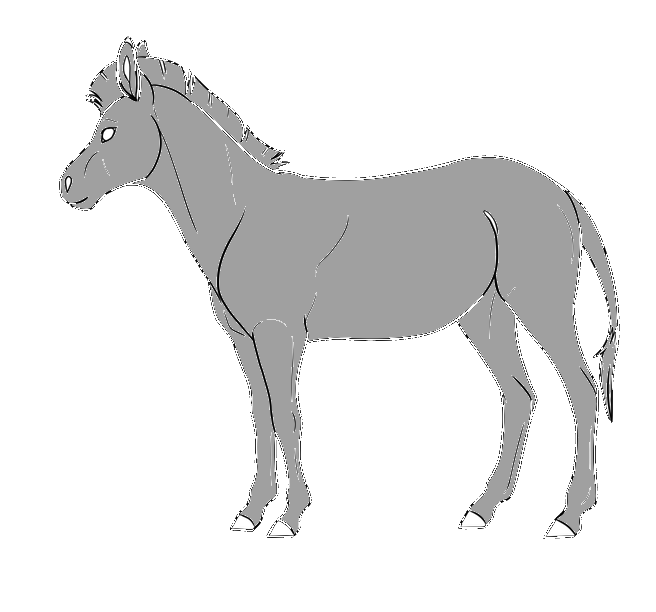
#> input picture images/fondoblanco.png, 656 x 612 px, given in place of mascara2.png, which was not available
$ python caballo.py
#> lines starting #> are read from the running program, lines starting #| are printed output that depends on the picture; pictures that were not available may be replaced by others from this repository, and a replacement may not be noted
import cv2
import glob
import numpy as np
import pandas as pd
import random
import paramiko
from datetime import datetime

freq_x = [1.5, 3, 6, 12, 18]
contrastes =[[0.8,0.6,0.3,0.15,0.075,0.0375,0.009375,0.01875,0.00446875],
[0.6,0.3,0.15,0.075,0.0375,0.01875,0.009375,0.0046875],
[0.6,0.3,0.15,0.075,0.0375,0.01875,0.009375,0.00703125,0.0046875],
[0.8,0.6,0.3,0.15,0.075,0.0375,0.01875,0.009375],
[1,0.8,0.6,0.3,0.15,0.075,0.0375,0.01875]]


colorGris = 159
fondoGris = np.ones((1000,1000), np.uint8)*colorGris
base_imagenes = "images/"
pruebas = ["1.png", "2.png"]
imgs_1_5 = ["1.5/1,5-0,8.png","1.5/1,5-0,6.png","1.5/1,5-0,3.png","1.5/1,5-0,15.png","1.5/1,5-0,075.png","1.5/1,5-0,0375.png","1.5/1,5-0,009375.png","1.5/1.5-0,01875.png","1.5/1,5-0,00446875.png"]
imgs_3 = ["3/3-0.6.png","3/3-0.3.png","3/3-0.15.png","3/3-0.075.png","3/3-0.0375.png","3/3-0.01875.png","3/3-0.009375.png","3/3-0.0046875.png"]
imgs_6 = ["6/6-0.6.png","6/6-0.3.png","6/6-0.15.png","6/6-0.075.png","6/6-0.0375.png","6/6-0.01875.png","6/6-0.009375.png","6/6-0.00703125.png","6/6-0.0046875.png"]
imgs_12 = ["12/12-0.8.png","12/12-0.6.png","12/12-0.3.png","12/12-0.15.png","12/12-0.075.png","12/12-0.0375.png","12/12-0.01875.png","12/12-0.009375.png"]
imgs_18 = ["18/18-1.png","18/18-0.8.png","18/18-0.6.png","18/18-0.3.png","18/18-0.15.png","18/18-0.075.png","18/18-0.0375.png","18/18-0.01875.png"]
caballo = cv2.imread(f'{base_imagenes}mascara2.png', 0)
#> caballo is the input picture: shape (612, 656); min 0, max 255, mean 229
caballo = cv2.resize(caballo, (500,500), interpolation=cv2.INTER_NEAREST)
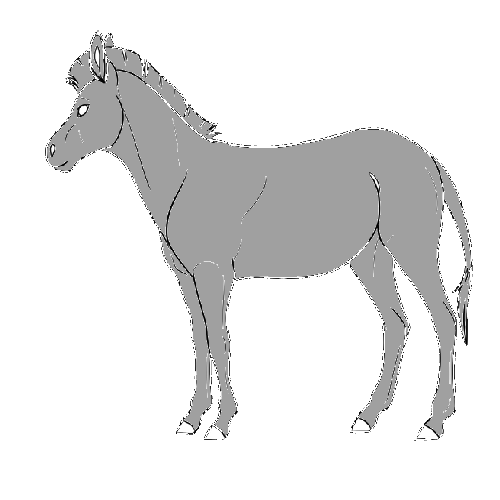
#> caballo: shape (500, 500); min 0, max 255, mean 229
gris = cv2.imread(f'{base_imagenes}gris2.png', 0)
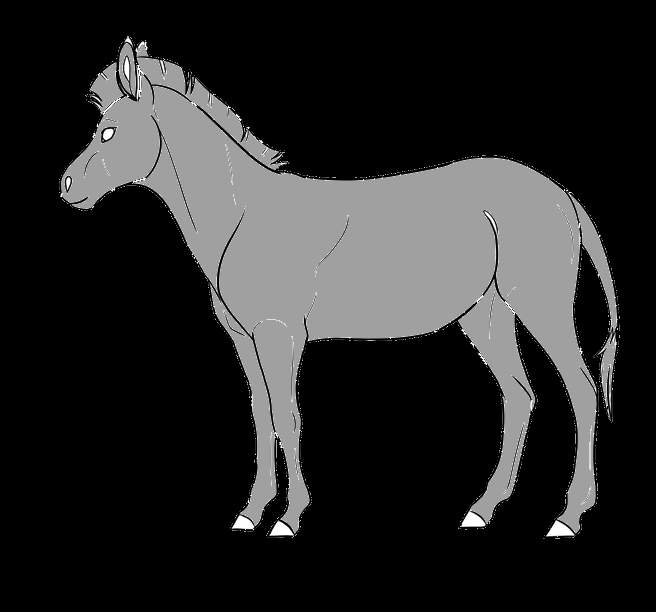
#> input picture images/fondonegro.png, 656 x 612 px, given in place of gris2.png, which was not available
#> gris is the input picture: shape (612, 656); min 0, max 255, mean 40.9
gris = cv2.resize(caballo, (500,500))
blanco = cv2.imread(f'{base_imagenes}blanco.png', 0)
blanco = cv2.resize(blanco, (500,500), interpolation=cv2.INTER_NEAREST)
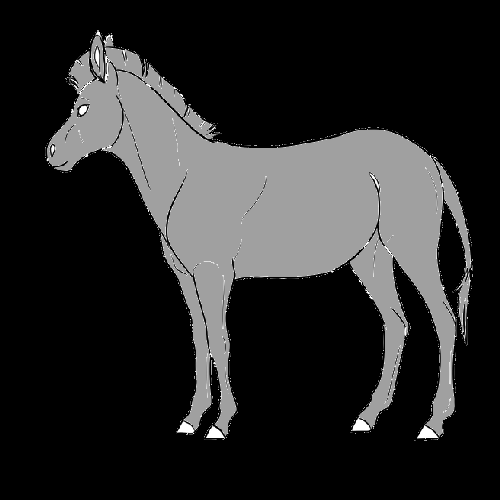
#> blanco: shape (500, 500); min 0, max 255, mean 40.9
grisperodeverdadnomas = cv2.imread(f'{base_imagenes}todogris2.png', 0)
#> (the run stopped early here; a loop or call above may not have finished)
